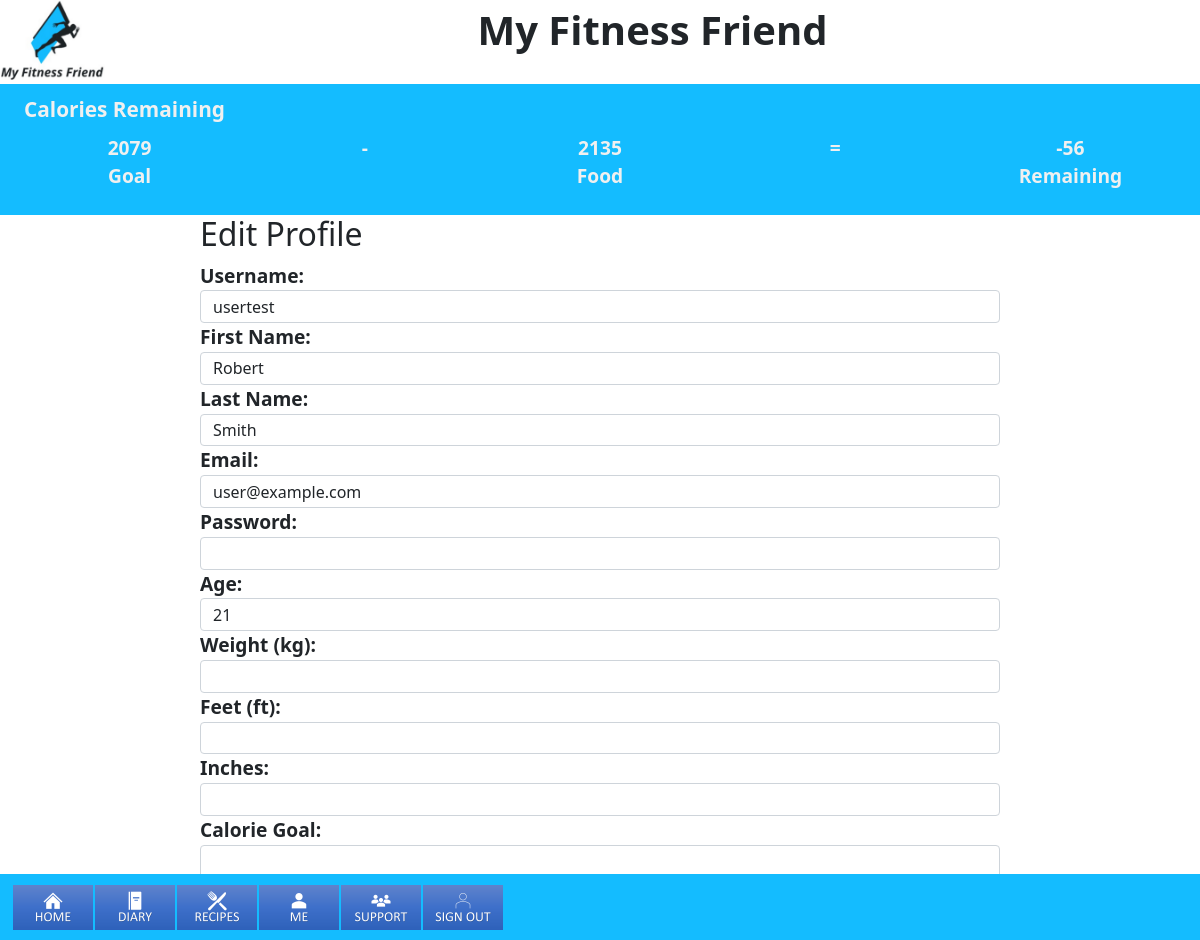
The page /edit_profile.php (signed in) on the database its author committed.
### tables this page shows
CREATE TABLE `users` (
  `uid` int(11) NOT NULL,
  `username` varchar(32) DEFAULT NULL,
  `password` varchar(64) DEFAULT NULL,
  `firstname` varchar(64) DEFAULT NULL,
  `lastname` varchar(64) DEFAULT NULL,
  `email` varchar(128) DEFAULT NULL,
  `age` smallint(3) DEFAULT NULL,
  `gender` varchar(6) DEFAULT NULL,
  `start_weight` int(3) DEFAULT NULL,
  `current_weight` int(3) DEFAULT NULL,
  `goal_weight` int(3) DEFAULT NULL,
  `height` int(3) DEFAULT NULL,
  `unit1` varchar(32) DEFAULT NULL,
  `unit2` varchar(32) DEFAULT NULL,
  `mentor1` int(3) DEFAULT NULL,
  `mentor2` int(3) DEFAULT NULL,
  `mentor3` int(3) DEFAULT NULL,
  `calorie_intake` int(5) DEFAULT NULL
);

### edit_profile.php (the view, shortened to what this page needs)
<?php
include 'header.php';
$show_edit_form = true;
  $connection = mysqli_connect("localhost","root","");
  $username = "";
  $firstname = "";
  $lastname = "";
  $email = "";
  $password = "";
  $age = "";
  $weight = "";
  $feet = "";
  $inches = "";
  $calorie_goal = "";
  $query = "SELECT * FROM users WHERE uid = '$_SESSION[uid]'";
  $query_run = mysqli_query($connection,$query);
  while($row = mysqli_fetch_assoc($query_run)){
    $username = $row['username'];
    $firstname = $row['firstname'];
    $lastname = $row['lastname'];
    $email = $row['email'];
    $age = $row['age'];
    $weight = $row['weight'];
    $feet = $row['feet'];
    $inches = $row['inches'];
    $calorie_goal = $row['calorie_goal'];
  }
  if ($show_edit_form) {
?>
      <div class="col-md-8 m-auto block" id="main_content">
      <h2>Edit Profile</h2>
      <form action="" method="post">
      <div class="form-group form-group-position">
        <label>Username:</label>
        <input type="text" class="form-control" name="username" minlength="1" maxlength="32" value="<?php echo $username;?>" required>
      </div>
      <div class="form-group form-group-position">
        <label>First Name:</label>
        <input type="text" class="form-control" name="firstname" minlength="1" maxlength="64" value="<?php echo $firstname;?>" required>
      </div>
      <div class="form-group form-group-position">
        <label>Last Name:</label>
        <input type="text" class="form-control" name="lastname" minlength="1" maxlength="64" value="<?php echo $lastname;?>" required>
      </div>
      <div class="form-group form-group-position">
        <label>Email:</label>
        <input type="email" class="form-control" name="email" minlength="1" maxlength="128" value="<?php echo $email;?>" required>
      </div>
      <div class="form-group form-group-position">
        <label>Password:</label>
        <input type="password" class="form-control" name="password" minlength="1" maxlength="64" value="<?php echo $password;?>" required>
      </div>
      <div class="form-group form-group-position">
        <label>Age:</label>
        <input type="number" class="form-control" name="age" minlength="1" maxlength="3" value="<?php echo $age;?>" required>
      </div>
      <div class="form-group form-group-position">
        <label>Weight (kg):</label>
        <input type="text" class="form-control" name="weight" minlength="1" maxlength="32" value="<?php echo $weight;?>" required>
      </div>
      <div class="form-group form-group-position">
        <label>Feet (ft):</label>
        <input type="text" class="form-control" name="feet" minlength="1" maxlength="40" value="<?php echo $feet;?>" required>
      </div>
      <div class="form-group form-group-position">
        <label>Inches:</label>
        <input type="text" class="form-control" name="inches" minlength="1" maxlength="2" value="<?php echo $inches;?>" required>
      </div>
      <div class="form-group form-group-position">
        <label>Calorie Goal:</label>
        <input type="text" class="form-control" name="calorie_goal" minlength="1" maxlength="5" value="<?php echo $calorie_goal;?>" required>
      </div><br>
      <button type="submit" name="post" class="btn btn-success">Update</button>
      </form>
      </div>
<?php
  }
include 'footer.php';
?>

### interface.php (shortened to what this page needs)
<?php
if (isset($_SESSION['username'])) {
  $connection = mysqli_connect("localhost","root","");
  $calorieQuery = "SELECT SUM(calorie_intake) FROM calories WHERE uid = '$_SESSION[uid]' AND date(datetime) = curdate();";
  $calorieResult = mysqli_query($connection, $calorieQuery);
  $crTemp = mysqli_fetch_array($calorieResult);
  if(empty($crTemp[0])) {
    $cr = 0;
  }
  else {
    $cr = $crTemp[0];
  }
  $query = "SELECT * FROM users WHERE uid = '$_SESSION[uid]'";
  $result = mysqli_query($connection, $query);
  while ($row = mysqli_fetch_assoc($result)) {
    $sw = $row['start_weight'];
    $cw = $row['current_weight'];
    $gw = $row['goal_weight'];
    $g = $row['gender'];
  }
  $result1 = $cw * 2.205;
  $result2 = $result1 * 15;
  $x = $sw - $gw;
  $y = $sw - $cw;
  $z = $y / $x;
  $offset = 1 - $z;
  $reduction = $offset / 2;
  $reduction2 = $result2 * $reduction;
  if($g == "Male") {
    $ci = MAX(round($result2 - $reduction2),1800);
  }
  else {
    $ci = MAX(round($result2 - $reduction2),1500);
  }
  $ri = round($ci - $cr);
  echo <<<INTERFACE
  <div class="container-fluid" id="calorie">
    <legend class="title">Calories Remaining</legend>
    <div class="row">
      <div class="col">
        <label>{$ci}<br>Goal</label>
      </div>
      <div class="col">
        <label>-</label>
      </div>
      <div class="col">
        <label>{$cr}<br>
        Food</label>
      </div>
      <div class="col">
        <label>=</label>
      </div>
      <div class="col">
        <label>{$ri}<br>
        Remaining</label>
      </div>
    </div>
  </div>
  INTERFACE;
  echo <<<NAV
  <nav class="navbar navbar-default" id="UserNav">
    <span class="container-fluid">
    <ul class="nav nav-pills navbar-right">
          <li class="nav-item">
            <a class="nav-link" href="home.php">
              <img src="img/home.png" width="80" alt="Home nav button">
            </a>
          </li>
          <li class="nav-item">
            <a class="nav-link" href="diary.php">
              <img src="img/diary.png" width="80" alt="Diary nav button">
            </a>
          </li>
          <li class="nav-item">
            <a class="nav-link" href="recipes.php">
              <img src="img/recipes.png" width="80" alt="Recipes nav button">
            </a>
          </li>
          <li class="nav-item">
            <a class="nav-link" href="me.php">
              <img src="img/me.png" width="80" alt="Me nav button">
            </a>
          </li>
          <li class="nav-item">
            <a class="nav-link" href="support.php">
              <img src="img/support.png" width="80" alt="Support nav button">
            </a>
          </li>
          <li class="nav-item">
            <a class="nav-link" href="sign_out.php">
              <img src="img/signOut.png" width="80" alt="Sign Out nav button">
            </a>
          </li>
        </ul>
    </span>
  </nav>
  NAV;
}
else {
  include 'docs/ToS.php';
}
?>

### css/style.css (style rules this page uses)
:root { --colourPri: #022140; --colourSec: #c5c5c5; --colourBG: #14BCFF; --colourText: #f0f0f0; --colourNav: #c68c53a8; --colourHover: #233385; }
#calorie, #loginHeader { padding-left: 1.5em; padding-right: 1.5em; padding-bottom: 1.5em; font-size: 1em; font-weight: bold; text-align: center; color: var(--colourText); background-color: var(--colourBG); }
.title { font-size: 1.3em; text-align: left; padding-top: .5em; }
#UserNav { display: flex; float: none; justify-content: center; position: fixed; top: 93%; height: 7%; width: 100%; background-color: var(--colourBG); }
label { font-size: 1.2em; font-weight: bolder; }
input { height: calc(1.6em + .6vw); }
.nav>li>a { padding: 1px; }

### rows shown on the page
users: ci "2079", username "usertest", firstname "Robert", lastname "Smith", email "user@example.com", age "21"

### other values the page prints
$cr "2135"
$ri "-56"
